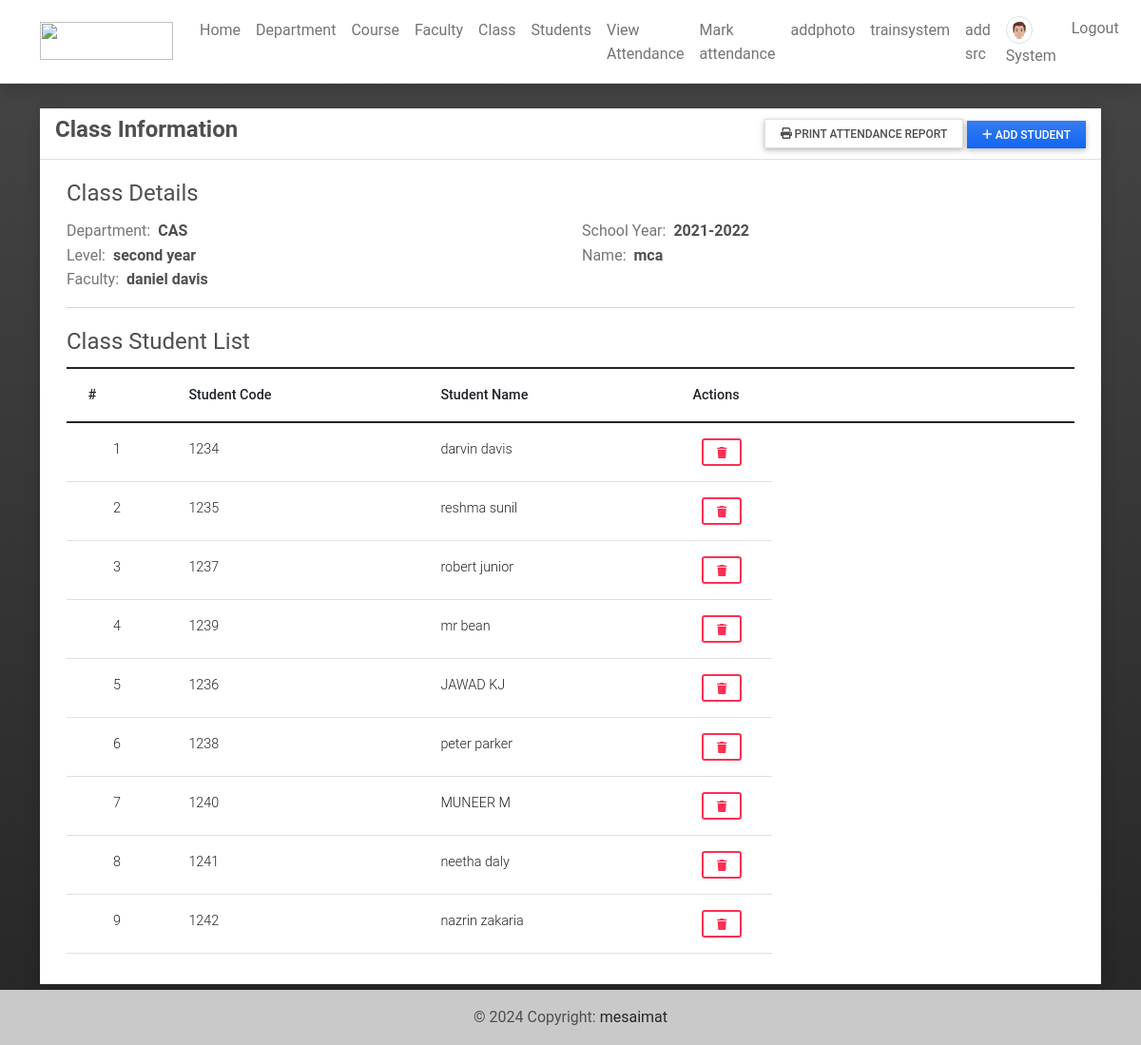
The app's page /view_class/7 (signed in) with its own data.
### attendance/models.py (models this page shows, shortened)
class UserProfile(models.Model):
    user = models.OneToOneField(User, on_delete=models.CASCADE,related_name='profile')
    contact = models.CharField(max_length=250)
    dob = models.DateField(blank=True, null = True)
    address = models.TextField(blank=True, null = True)
    avatar = models.ImageField(blank=True, null = True, upload_to= 'images/')
    user_type = models.IntegerField(default = 2)
    gender = models.CharField(max_length=100, choices=[('Male','Male'),('Female','Female')], blank=True, null= True)
    department = models.ForeignKey(Department, on_delete=models.CASCADE, blank= True, null = True)

class Class(models.Model):
    assigned_faculty = models.ForeignKey(UserProfile, on_delete=models.CASCADE)
    school_year = models.CharField(max_length=250)
    level = models.CharField(max_length=250)
    name = models.CharField(max_length=250)

class Department(models.Model):
    name = models.CharField(max_length=250)
    description = models.TextField(blank=True, null=True)
    status = models.IntegerField(default = 1)
    date_added = models.DateTimeField(default=timezone.now)
    date_updated = models.DateTimeField(auto_now=True)
    def __str__(self):
        return self.name

class ClassStudent(models.Model):
    classIns = models.ForeignKey(Class,on_delete=models.CASCADE)
    student = models.ForeignKey(Student, on_delete=models.CASCADE)

class Student(models.Model):
    student_code = models.CharField(max_length=250,blank=True, null= True)
    course=models.ForeignKey(Course,on_delete=models.CASCADE)
    first_name = models.CharField(max_length=250)
    last_name = models.CharField(max_length=250)
    gender = models.CharField(max_length=100, choices=[('Male','Male'),('Female','Female')], blank=True, null= True)
    dob = models.DateField(blank=True, null= True)
    contact = models.CharField(max_length=250, blank=True, null= True)
    date_added = models.DateTimeField(default=timezone.now)
    date_updated = models.DateTimeField(auto_now=True)

### attendance/views.py (the view)
# urls.py: path(r'view_class/<int:pk>',views.view_class,name='class-page'),
@login_required
def view_class(request, pk= None):
    if pk is None:
        return redirect('home-page')
    else:
        _class = Class.objects.filter(id=pk).first()
        students = ClassStudent.objects.filter(classIns = _class).all()
        context['class'] = _class
        context['students'] = students
        context['page_title'] = "Class Information"
    return render(request, 'class_details.html',context)

### attendance/templates/class_details.html (shortened to what this page needs)
{% extends 'base.html' %} {% load humanize  %} {% block pageContent %}
<div class="col-lg-12 col-md-12 col-sm-12 col-xs-12">
    <div class="card card-default rounded-0 shadow ">
        <div class="card-header">
            <div class="d-flex w-100 align-items-center justify-content-between">
                <h4 class="card-title fw-bold">Class Information</h4>
                <div class="tools">
                    <button type="button" class="btn btn-defualt border rounded-0 bg-gradient btn-sm" id='print_attendance_report'><i class="fa fa-print"></i> Print Attendance Report</button>
                    <button type="button" class="btn btn-primary rounded-0 bg-gradient btn-sm" id='add_new'><i class="fa fa-plus"></i> Add Student</button>
                </div>
            </div>
        </div>
        <div class="card-body">
            <div class="container-fluid">
                <fieldset id="class-details">
                    <legend>Class Details</legend>
                    <div class="row">
                        <div class="col-md-6">
                            <div class="d-flex w-100">
                                <div class="col-auto pe-2 text-muted">Department:</div>
                                <div class="col-auto flex-shrink-1 flex-grow-1">
                                    <p class="m-0 fw-bold">{{ class.assigned_faculty.department }}</p>
                                </div>
                            </div>
                        </div>
                        <div class="col-md-6">
                            <div class="d-flex w-100">
                                <div class="col-auto pe-2 text-muted">School Year:</div>
                                <div class="col-auto flex-shrink-1 flex-grow-1">
                                    <p class="m-0 fw-bold">{{ class.school_year }}</p>
                                </div>
                            </div>
                        </div>
                        <div class="col-md-6">
                            <div class="d-flex w-100">
                                <div class="col-auto pe-2 text-muted">Level:</div>
                                <div class="col-auto flex-shrink-1 flex-grow-1">
                                    <p class="m-0 fw-bold">{{ class.level }}</p>
                                </div>
                            </div>
                        </div>
                        <div class="col-md-6">
                            <div class="d-flex w-100">
                                <div class="col-auto pe-2 text-muted">Name:</div>
                                <div class="col-auto flex-shrink-1 flex-grow-1">
                                    <p class="m-0 fw-bold">{{ class.name }}</p>
                                </div>
                            </div>
                        </div>
                        <div class="col-md-6">
                            <div class="d-flex w-100">
                                <div class="col-auto pe-2 text-muted">Faculty:</div>
                                <div class="col-auto flex-shrink-1 flex-grow-1">
                                    <p class="m-0 fw-bold">{{ class.assigned_faculty.user.first_name }} {{ class.assigned_faculty.user.last_name }}</p>
                                </div>
                            </div>
                        </div>
                    </div>
                </fieldset>
                <hr>
                <fieldset>
                    <legend>Class Student List</legend>
                    <table class="table tables-bordered" id="student-list">
                        <colgroup>
                            <col width="10%">
                            <col width="25%">
                            <col width="25%">
                            <col width="10%">
                            <col width="10%">
                            <col width="10%">
                            <col width="10%">
                        </colgroup>
                        <thead>
                            <tr>
                                <th class="text-ceter">#</th>
                                <th class="text-ceter">Student Code</th>
                                <th class="text-ceter">Student Name</th>
                                <th class="text-ceter">Actions</th>
                            </tr>
                        </thead>
                        <tbody>
                            {% for student in students %}
                            <tr class="">
                                <td class="text-center">{{ forloop.counter }}</td>
                                <td>{{ student.student.student_code }}</td>
                                <td>{{ student.student.first_name }} {{ student.student.middle_name }} {{ student.student.last_name }}</td>
                                <td class="text-center">
                                    <button class="btn btn-outline-danger btn-sm delete-data" type="button" data-id="{{ student.pk }}" title="Delete">
                                        <i class="fa fa-trash"></i>
                                    </button>
                                </td>
                            </tr>
                            {% endfor %}
                        </tbody>
                    </table>
                </fieldset>
            </div>
        </div>
    </div>
</div>
{% endblock pageContent %}

### attendance/templates/topNavigation.html (shortened to what this page needs)
{% load static %}
<header>
    <nav class="navbar navbar-expand-lg navbar-light bg-white fixed-top shadow border-bottom">
        <div class="container">
            <a class="navbar-brand" target="_blank" href="{% url 'home-page' %}">
                <img src="{{ MEDIA_URL }}/default/ams-logo.png" height="16" alt="" loading="lazy" style="margin-top: -3px;" />
            </a>
            <div class="collapse navbar-collapse" id="navbarExample01">
                {% if user.id %}
                <ul class="navbar-nav me-auto mb-2 mb-lg-0" id="topNav">
                    <li class="nav-item">
                        <a class="nav-link" aria-current="page" href="{% url 'home-page' %}">Home</a>
                    </li>
                    {% if user.profile.user_type == 1 %}
                    <li class="nav-item">
                        <a class="nav-link" aria-current="page" href="{% url 'department-page' %}">Department</a>
                    </li>
                    <li class="nav-item">
                        <a class="nav-link" aria-current="page" href="{% url 'course-page' %}">Course</a>
                    </li>
                    <li class="nav-item">
                        <a class="nav-link" aria-current="page" href="{% url 'faculty-page' %}">Faculty</a>
                    </li>
                    {% endif %}
                    <li class="nav-item">
                        <a class="nav-link" aria-current="page" href="{% url 'class-page' %}">Class</a>
                    </li>
                    <li class="nav-item">
                        <a class="nav-link" aria-current="page" href="{% url 'student-page' %}">Students</a>
                    </li>
                    <li class="nav-item">
                        <a class="nav-link" aria-current="page" href="{% url 'attendance-class' %}">View Attendance</a>
                    </li>
                    <li class="nav-item">
                        <a class="nav-link" aria-current="page" href="{% url 'mark-your-attendance' %}">Mark attendance</a>
                    </li>
                    <li class="nav-item">
                        <a class="nav-link" aria-current="page" href="{% url 'add-photos' %}">addphoto</a>
                    </li>
                    <li class="nav-item">
                        <a class="nav-link" aria-current="page" href="{% url 'train' %}">trainsystem</a>
                    </li>
                    <li class="nav-item">
                        <a class="nav-link" aria-current="page" href="{% url 'add-src' %}">add src</a>
                    </li>
                </ul>
                <ul class="navbar-nav d-flex flex-row">
                    {% if user.id %} {% if user.profile.user_type == 1 %} {% endif %}
                    <li class="nav-item me-3 me-lg-0">
                        <a class="nav-link" href="{% url 'profile' %}">
                            <span class="me-1"><img src="{% if user.profile.avatar %}{{ user.profile.avatar.url }}{% else %}{{ MEDIA_URL }}/default/default-avatar.png{% endif %}" alt="User Avatar" data-url="{% if user.profile.avatar %}{{ user.profile.avatar.url }}{% else %}{{ MEDIA_URL }}/default/default-avatar.png{% endif %}" id="user-avatar" class="img-thumbnail rounded-circle"></span>
                            {{user.first_name}}
                        </a>
                    </li>
                    <li class="nav-item me-3 me-lg-0">
                        <a class="nav-link" href="{% url 'logout' %}">Logout</a>
                    </li>
                    {% else %}
                    <li class="nav-item me-3 me-lg-0">
                        <a class="nav-link" href="{% url 'login' %}">Login</a>
                    </li>
                    {% endif %}
                </ul>
                {% endif %}
            </div>
        </div>
    </nav>
</header>

### static/assets/default/css/style.css (style rules this page uses)
html, body { height: 100%; width: 100%; max-height: 100%; overflow: auto; display: flex; flex-direction: column; }
body>header { flex-shrink: auto; }
#user-avatar { width: 1.8rem; height: 1.8rem; object-fit: scale-down; object-position: center center; }
.navbar-brand>img { width: 7em; height: 2em; }

### records on screen
Class: assigned_faculty.department "CAS", school_year "2021-2022", level "second year", name "mca", assigned_faculty.user.first_name "daniel", assigned_faculty.user.last_name "davis"
ClassStudent: student.student_code "1234", student.first_name "darvin", student.last_name "davis"
ClassStudent: student.student_code "1235", student.first_name "reshma", student.last_name "sunil"
ClassStudent: student.student_code "1237", student.first_name "robert", student.last_name "junior"
ClassStudent: student.student_code "1239", student.first_name "mr", student.last_name "bean"
ClassStudent: student.student_code "1236", student.first_name "JAWAD", student.last_name "KJ"
ClassStudent: student.student_code "1238", student.first_name "peter", student.last_name "parker"
ClassStudent: student.student_code "1240", student.first_name "MUNEER", student.last_name "M"
ClassStudent: student.student_code "1241", student.first_name "neetha", student.last_name "daly"
ClassStudent: student.student_code "1242", student.first_name "nazrin", student.last_name "zakaria"

### other values on screen
{{ user.first_name }} "System"
